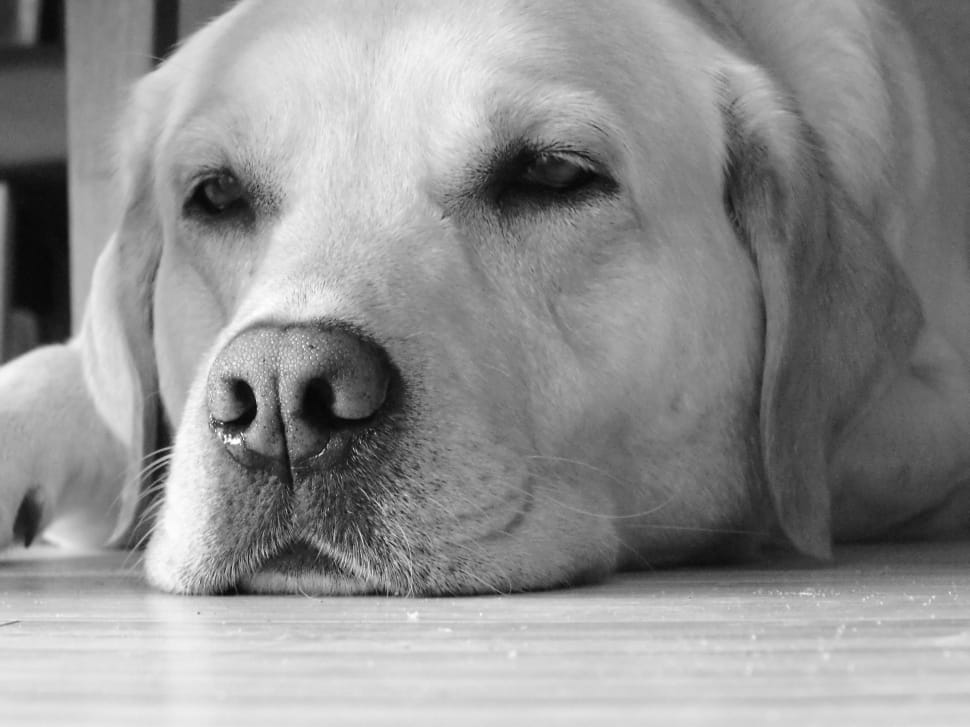
#> input picture Labwork 3/grayscale pic.jpg, 970 x 727 px
$ python TaskB3.py
#> lines starting #> are read from the running program, lines starting #| are printed output that depends on the picture; after the words box and inside, x2 and y2 are one past the last pixel; in counts of white or black regions, pixels touching at a corner belong together
import cv2
import numpy as np
import matplotlib.pyplot as plt

img = cv2.imread("grayscale pic.jpg", cv2.IMREAD_GRAYSCALE)
#> img is the input picture: shape (727, 970); min 4, max 255, mean 144.3

THRESH_1 = 100
THRESH_2 = 160

_, thresh_manual1 = cv2.threshold(img, THRESH_1, 255, cv2.THRESH_BINARY)
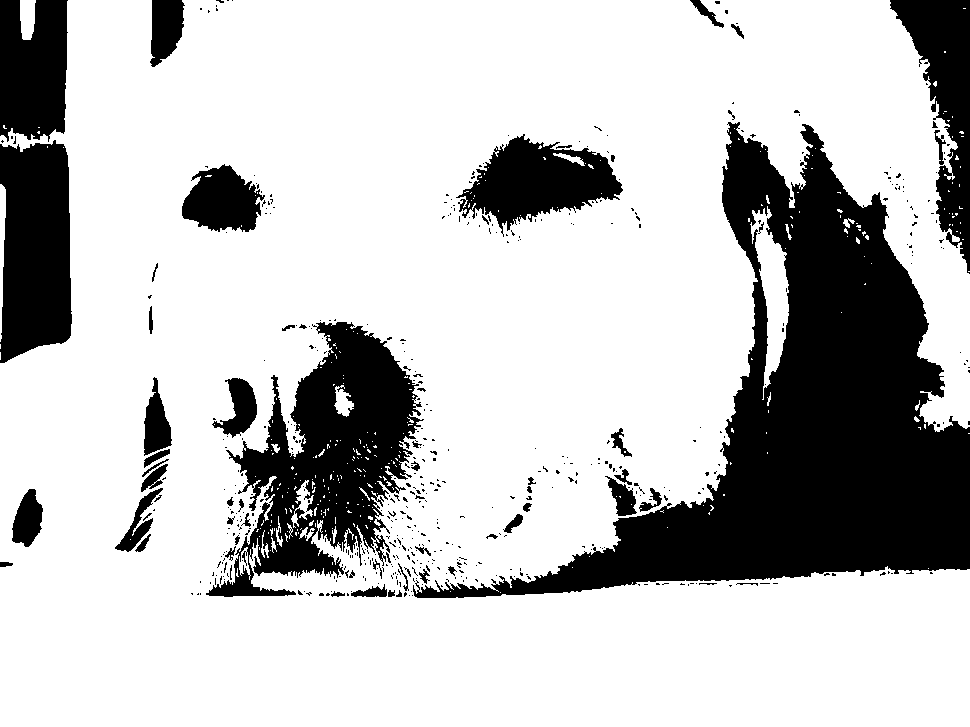
#> thresh_manual1: shape (727, 970); 75.7% white; 536 black regions (472 under 20 px), largest, box (x1, y1, x2, y2) and area: (413, 122, 970, 598) 88249, (206, 322, 424, 597) 26974, (0, 140, 72, 363) 13666
_, thresh_manual2 = cv2.threshold(img, THRESH_2, 255, cv2.THRESH_BINARY)
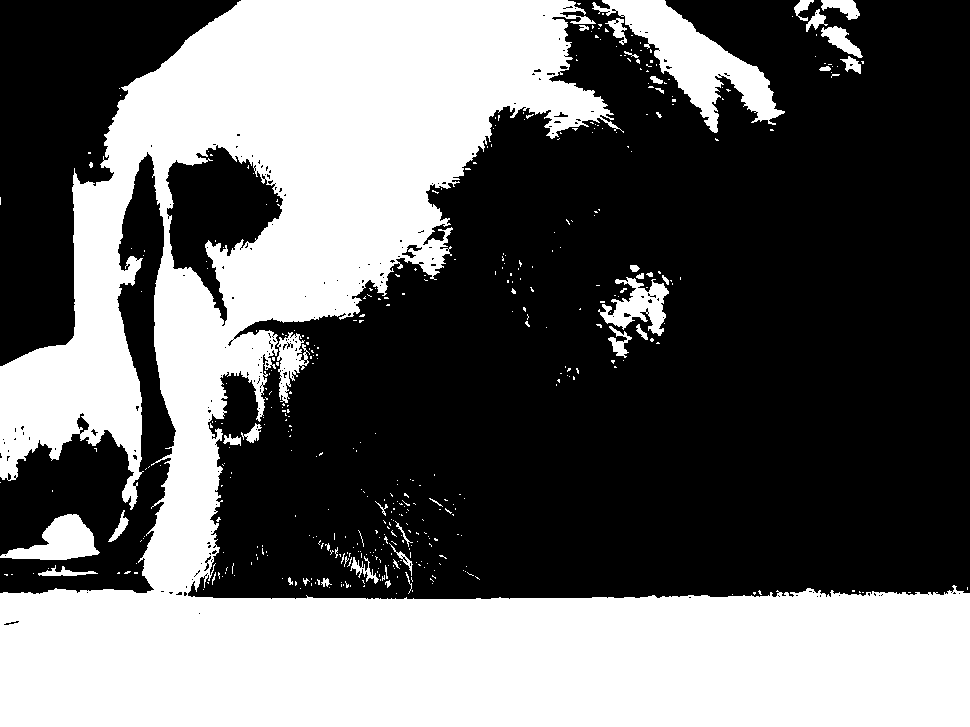
#> thresh_manual2: shape (727, 970); 40.4% white; 445 white regions (405 under 20 px), largest, box (x1, y1, x2, y2) and area: (0, 0, 970, 727) 265538, (592, 0, 785, 133) 8246, (0, 514, 100, 560) 2347
otsu_val, thresh_otsu = cv2.threshold(img, 0, 255, cv2.THRESH_BINARY + cv2.THRESH_OTSU)
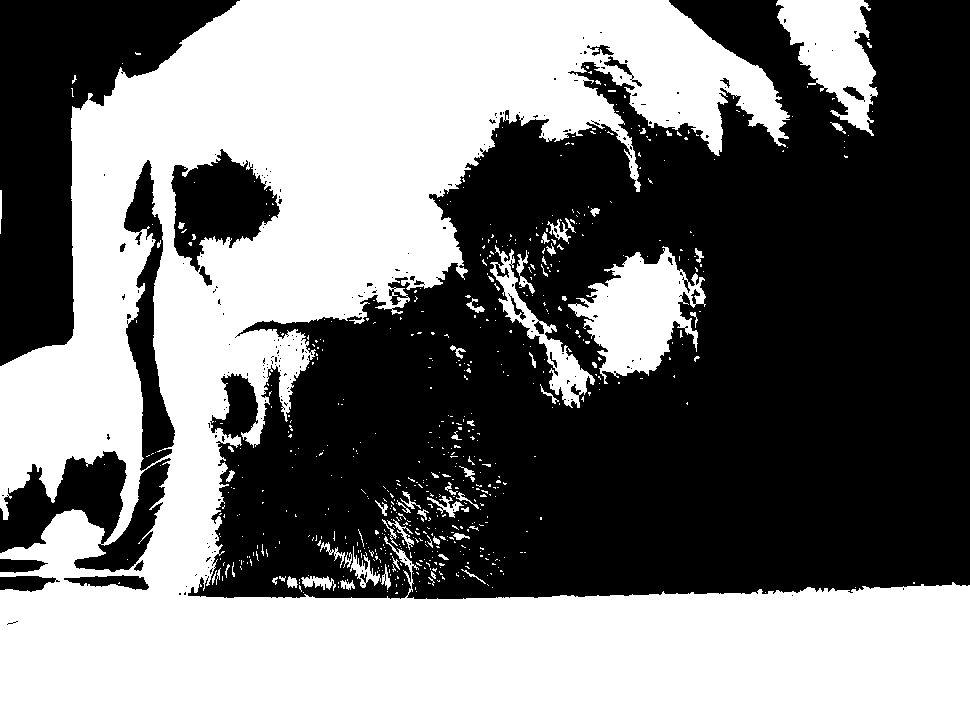
#> thresh_otsu: shape (727, 970); 47.9% white; 635 white regions (570 under 20 px), largest, box (x1, y1, x2, y2) and area: (0, 0, 970, 727) 311361, (568, 246, 706, 384) 9462, (776, 0, 878, 136) 7404
#> otsu_val = 146

fig1, axes1 = plt.subplots(1, 2, figsize=(13, 5))
fig1.suptitle("Task B3 – Original and Histogram", fontsize=15, fontweight='bold')

axes1[0].imshow(img, cmap='gray')
axes1[0].set_title("Original Grayscale Image", fontsize=13)
axes1[0].axis('off')

axes1[1].hist(img.ravel(), bins=256, range=(0, 256), color='dimgray', edgecolor='none')
axes1[1].axvline(THRESH_1, color='dodgerblue', linewidth=2, linestyle='--', label=f'Manual T1 = {THRESH_1}')
axes1[1].axvline(THRESH_2, color='tomato',     linewidth=2, linestyle='--', label=f'Manual T2 = {THRESH_2}')
axes1[1].axvline(otsu_val, color='limegreen',  linewidth=2, linestyle='-',  label=f'Otsu T = {otsu_val:.0f}')
axes1[1].set_title("Pixel Intensity Histogram", fontsize=13)
axes1[1].set_xlabel("Pixel Value")
axes1[1].set_ylabel("Frequency")
axes1[1].legend()

plt.tight_layout()
plt.savefig("task_b3_histogram.png", dpi=150)
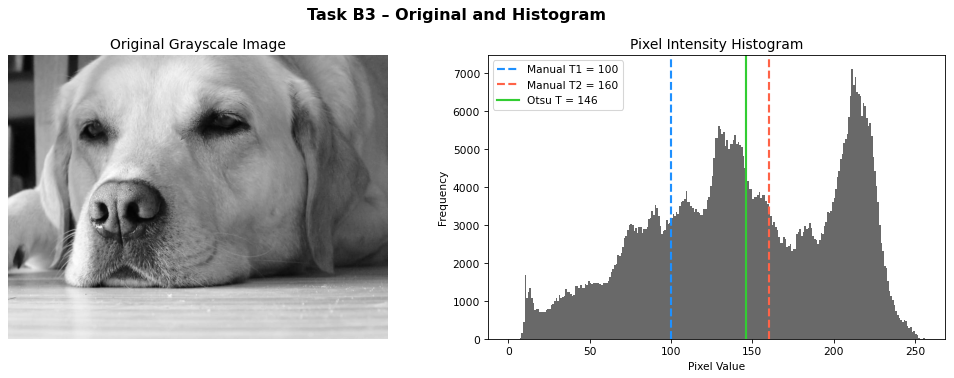
#> figure drawn by matplotlib, 2 panels; panel 2: tallest bar 7127 high, from x = 211 to 212
plt.close()

fig2, axes2 = plt.subplots(1, 4, figsize=(22, 5))
fig2.suptitle("Task B3", fontsize=15, fontweight='bold')

for ax, image, title in zip(axes2,
    [img, thresh_manual1, thresh_manual2, thresh_otsu],
    ["Original", f"Manual T1 = {THRESH_1}", f"Manual T2 = {THRESH_2}", f"Otsu T = {otsu_val:.0f}"]):
    ax.imshow(image, cmap='gray')
    ax.set_title(title, fontsize=12)
    ax.axis('off')
#> this loop made 4 passes
#> title on passes 1 to 4: 'Original', 'Manual T1 = 100', 'Manual T2 = 160', 'Otsu T = 146'

plt.tight_layout()
plt.savefig("task_b3_result.png", dpi=150)
plt.close()

print(f"Otsu's threshold value: {otsu_val:.0f}")
#| Otsu's threshold value: 146
